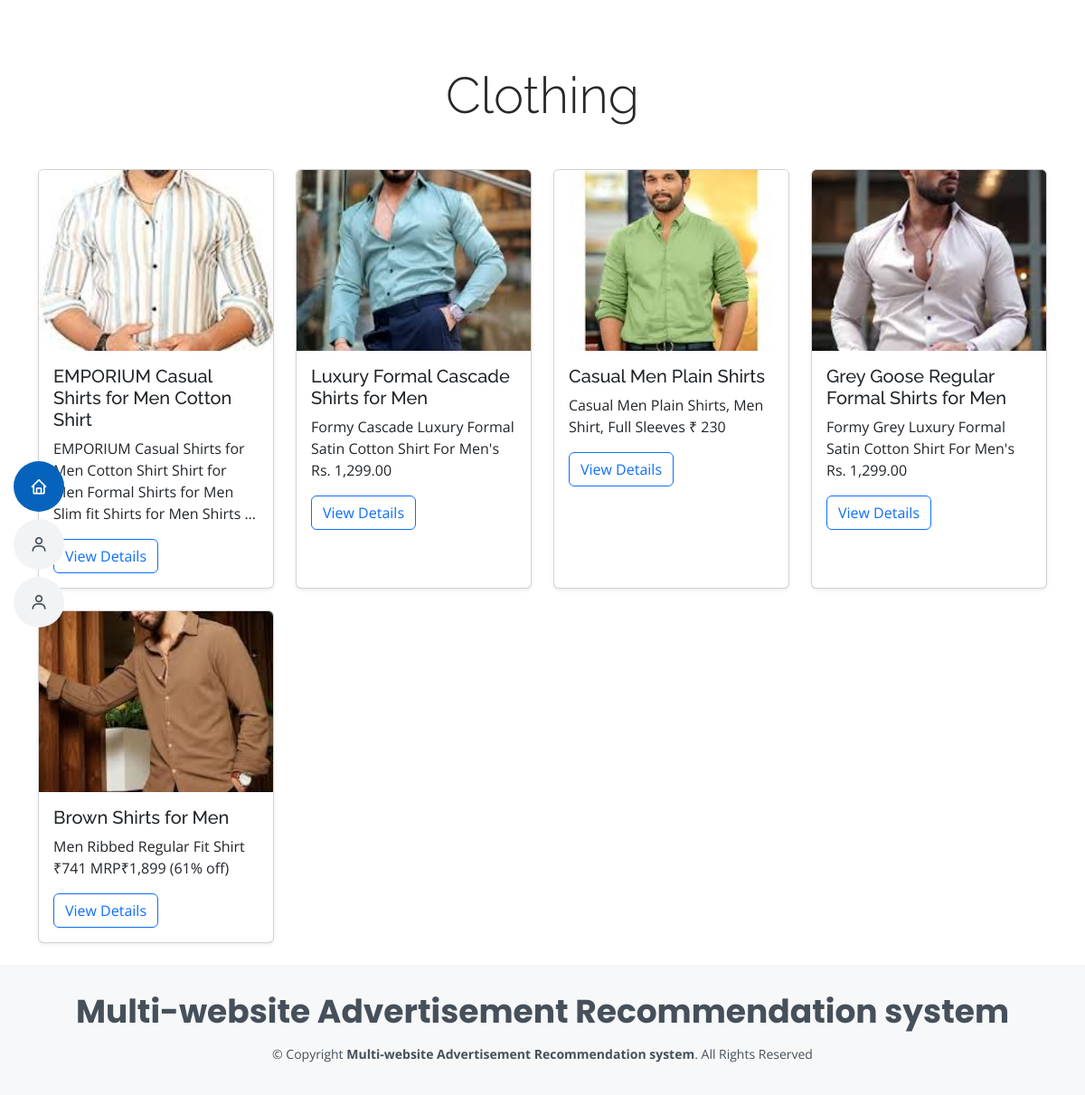
The app's page /view_more_clothing/ with its own data.
### user/models.py (models this page shows, shortened)
class productmodel(models.Model):
    id = models.AutoField(primary_key=True)
    name = models.TextField()
    image = models.ImageField(upload_to='product_image/', blank=True, null=True)
    addcat = models.TextField()
    desc = models.TextField(max_length=1024)
    created_at = models.DateTimeField(auto_now_add=True)
    class Meta:
        db_table = "productmodel"

### user/views.py (the view)
# urls.py: path('view_more_clothing/', usr.view_more_clothing, name='view_more_clothing'),
def view_more_clothing(request):
    clothing = productmodel.objects.filter(addcat='Clothing').order_by('-created_at')
    return render(request, 'user/view_more.html', {'products': clothing, 'category': 'Clothing'})

### assets/templates/user/view_more.html
{% extends 'user/userbase.html' %}
{% load static %}
{% block contents %}
<br><br><br>
<div class="container">
    <h1 class="display-4 text-center mb-5">{{ category }}</h1>
    <div class="row">
        {% for product in products %}
        <div class="col-md-3 mb-4">
            <div class="card h-100 shadow-sm">
                <img src="{{ product.image.url }}" class="card-img-top" alt="{{ product.name }}" style="height: 200px; object-fit: cover;">
                <div class="card-body">
                    <h5 class="card-title">{{ product.name }}</h5>
                    <p class="card-text">{{ product.desc|truncatewords:20 }}</p>
                    <a href="{% url 'product_details' product.id %}" class="btn btn-outline-primary">View Details</a>
                </div>
            </div>
        </div>
        {% endfor %}
    </div>
</div>
{% endblock %}

### assets/static/css/style.css (style rules this page uses)
body { font-family: "Open Sans", sans-serif; color: #272829; }
a { color: #0563bb; text-decoration: none; }
h1, h2, h3, h4, h5, h6 { font-family: "Raleway", sans-serif; }

### records on screen
productmodel: image (picture), name "EMPORIUM Casual Shirts for Men Cotton Shirt", desc "EMPORIUM Casual Shirts for Men Cotton Shirt Shirt for Men Formal Shirts for Men Slim fit Shirts for Men Shirts …"
productmodel: image (picture), name "Luxury Formal Cascade Shirts for Men", desc "Formy Cascade Luxury Formal Satin Cotton Shirt For Men's Rs. 1,299.00"
productmodel: image (picture), name "Casual Men Plain Shirts", desc "Casual Men Plain Shirts, Men Shirt, Full Sleeves ₹ 230"
productmodel: image (picture), name "Grey Goose Regular Formal Shirts for Men", desc "Formy Grey Luxury Formal Satin Cotton Shirt For Men's Rs. 1,299.00"
productmodel: image (picture), name "Brown Shirts for Men", desc "Men Ribbed Regular Fit Shirt ₹741 MRP₹1,899 (61% off)"

### other values on screen
{{ category }} "Clothing"
